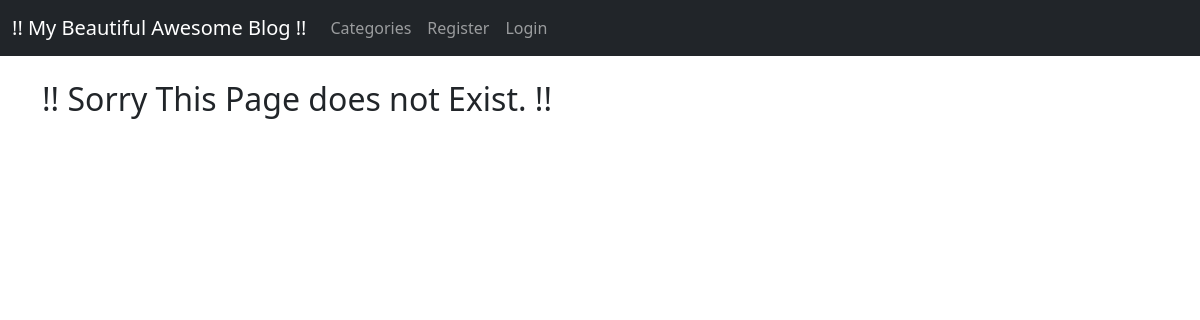
The page /app/category/entertainment/ on the database as committed earlier.
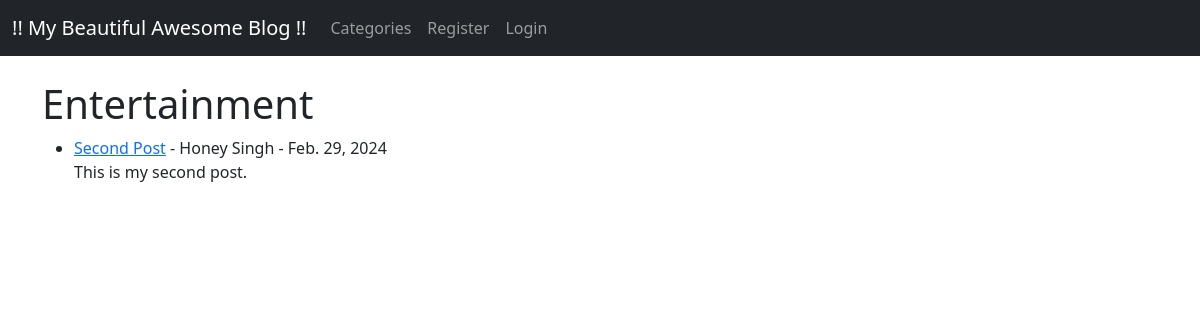
The same page on the database as committed later.
### app/models.py (models this page shows, shortened)
class Post(models.Model):
    title = models.CharField(max_length=255)
    title_tag = models.CharField(max_length=255)
    author = models.ForeignKey(User,on_delete=models.CASCADE)
    body = models.TextField()
    post_date = models.DateField(auto_now_add=True)
    category = models.CharField(max_length=255, default='coding')
    likes = models.ManyToManyField(User,related_name='blog_posts')

### app/views.py (the view)
# urls.py: path('category/<str:cats>/',CategoryView,name='category'),
def CategoryView(request, cats):
    category_posts = Post.objects.filter(category=cats.replace('-',' '))
    return render(request,'categories.html', {'cats':cats.title().replace('-',' '),'category_posts':category_posts})

### app/templates/categories.html (shortened to what this page needs)
{% extends 'base.html' %}
{% block content %}
{% if category_posts %}
    <h1> {{ cats }} </h1>
    <ul>
    {% for post in category_posts %}
    <li><a href="{% url 'article-detail' post.pk %}">
        {{ post.title }}</a> -
        {{ post.author.first_name }}
        {{ post.author.last_name }} -
        {{ post.post_date }}
        <br>
        {{ post.body|slice:":200" | safe }}
    </li>
    {% endfor %}
    </ul>
{% else %}
<h2> !! Sorry This Page does not Exist. !! </h2>
{% endif %}
{% endblock %}

Rows that differ between the two databases and show on the page:
added Post: category "Entertainment", title "Second Post", author.first_name "Honey", author.last_name "Singh", post_date "Feb. 29, 2024", body "This is my second post."
Other text that changed with them:
text no longer shown: "!! Sorry This Page does not Exist. !!"
